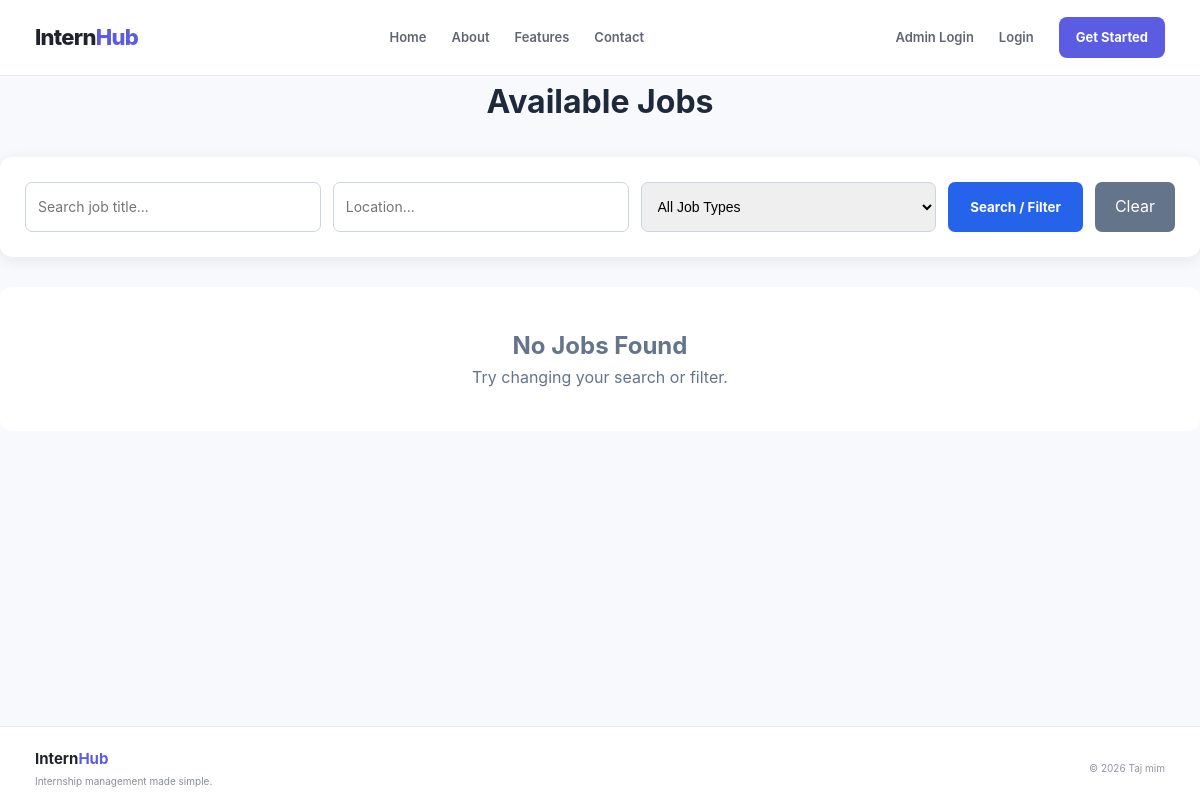
The app's page /jobs/, older data.
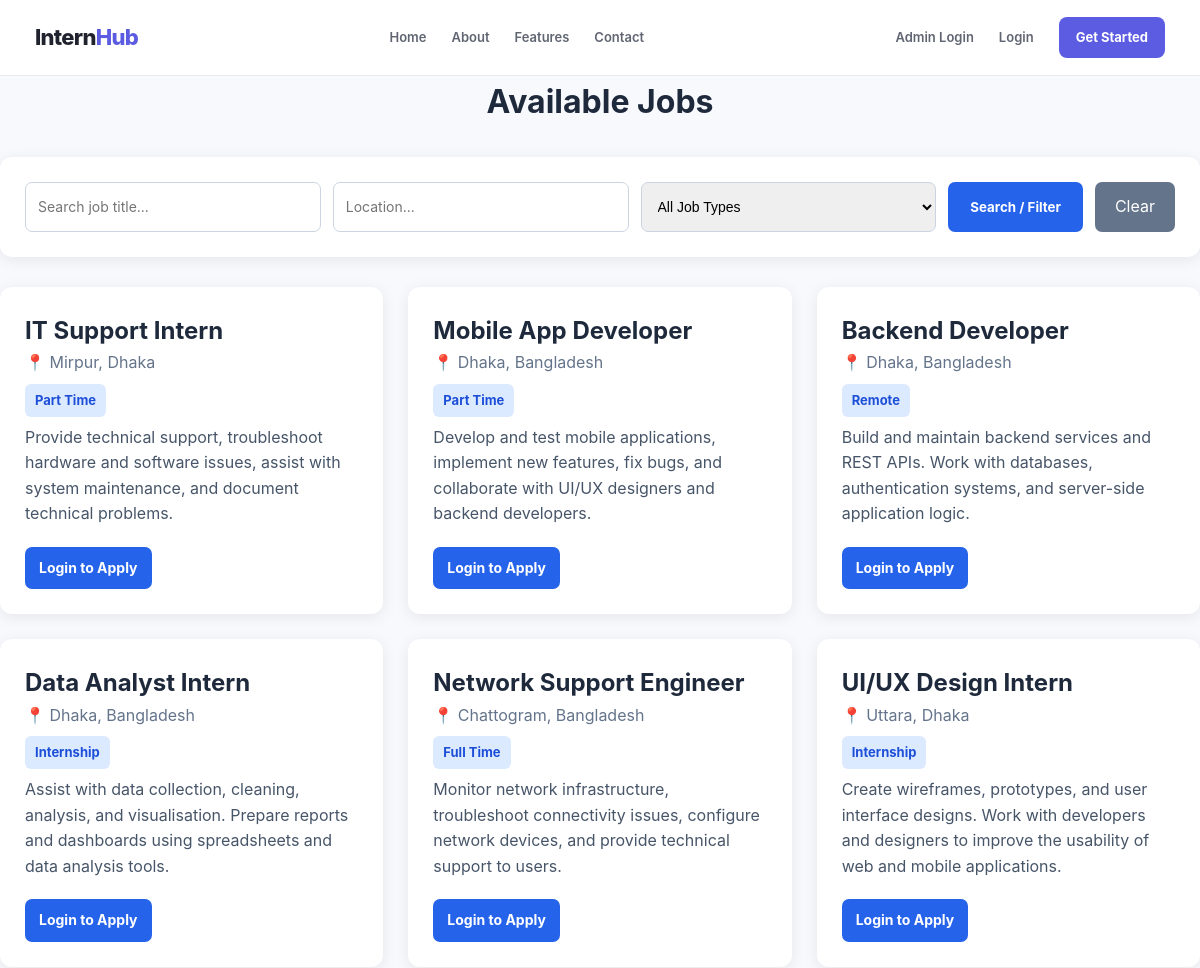
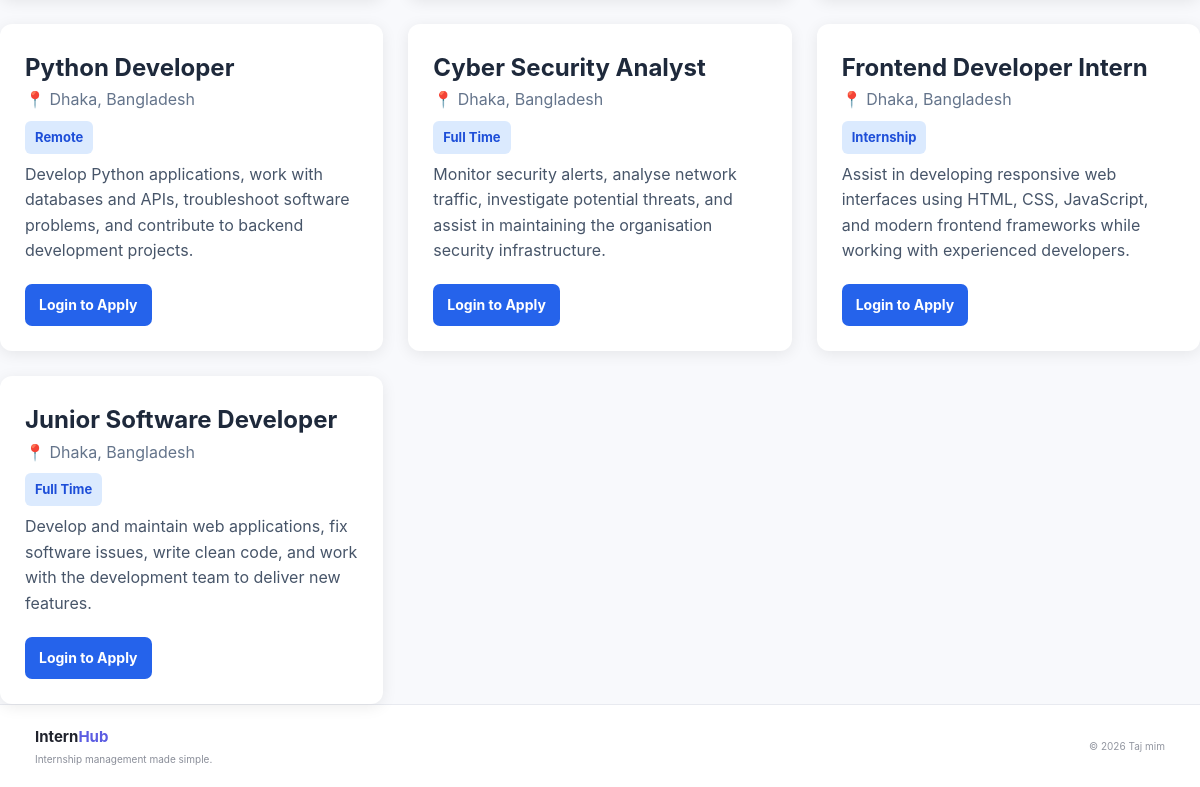
The same page, newer data (2 pictures, top to bottom).
### opportunity_portal/models.py (models this page shows, shortened)
class Job(models.Model):
    JOB_TYPE_CHOICES = (
        ('Full Time', 'Full Time'),
        ('Part Time', 'Part Time'),
        ('Internship', 'Internship'),
        ('Remote', 'Remote'),
    )
    title = models.CharField(max_length=200)
    organization = models.CharField(max_length=200)
    description = models.TextField()
    location = models.CharField(max_length=200)
    job_type = models.CharField(
        max_length=50,
        choices=JOB_TYPE_CHOICES
    )
    salary = models.CharField(
        max_length=100,
        blank=True
    )
    deadline = models.DateField()
    created_at = models.DateTimeField(
        auto_now_add=True
    )

### opportunity_portal/views.py (the view, shortened to what this page needs)
def job_list(request):
    jobs = Job.objects.all().order_by(
        '-created_at'
    )
    search = request.GET.get(
        'search',
        ''
    )
    location = request.GET.get(
        'location',
        ''
    )
    job_type = request.GET.get(
        'job_type',
        ''
    )
    if search:
        jobs = jobs.filter(
            Q(title__icontains=search) |
            Q(organization__icontains=search) |
            Q(description__icontains=search)
        )
    if location:
        jobs = jobs.filter(
            location__icontains=location
        )
    if job_type:
        jobs = jobs.filter(
            job_type=job_type
        )
    bookmarked_jobs = []
    return render(
        request,
        'opportunity_portal/job_list.html',
        {
            'jobs': jobs,
            'search': search,
            'location': location,
            'job_type': job_type,
            'bookmarked_jobs': bookmarked_jobs,
        }
    )

### opportunity_portal/templates/opportunity_portal/job_list.html (shortened to what this page needs)
{% extends 'accounts/base.html' %}
{% block content %}
<div class="page-container">
    <h1 class="page-title">
        Available Jobs
    </h1>
    <div class="filter-box">
        <form method="GET"
              class="filter-form">
            <input
                type="text"
                name="search"
                placeholder="Search job title..."
                value="{{ search }}"
            >
            <input
                type="text"
                name="location"
                placeholder="Location..."
                value="{{ location }}"
            >
            <select name="job_type">
                <option value="">
                    All Job Types
                </option>
            </select>
            <button
                type="submit"
                class="filter-btn">
                Search / Filter
            </button>
            <a
                href="{% url 'job_list' %}"
                class="clear-btn">
                Clear
            </a>
        </form>
    </div>
    {% if jobs %}
        <div class="job-grid">
            {% for job in jobs %}
                <div class="job-card">
                    <h2>
                        {{ job.title }}
                    </h2>
                    <p class="location">
                        📍 {{ job.location }}
                    </p>
                    <span class="job-type">
                        {{ job.job_type }}
                    </span>
                    <p class="description">
                        {{ job.description|truncatewords:30 }}
                    </p>
                    <div class="actions">
                        {% if user.is_authenticated %}
                            {% if user.userprofile.role == 'applicant' %}
                                <a
                                    href="{% url 'apply_job' job.id %}"
                                    class="action-btn apply-btn">
                                    Apply Now
                                </a>
                                <a
                                    href="{% url 'bookmark_job' job.id %}"
                                    class="action-btn bookmark-btn">
                                    {% if job.id in bookmarked_jobs %}
                                        ✓ Bookmarked
                                    {% else %}
                                        🔖 Bookmark
                                    {% endif %}
                                </a>
                            {% endif %}
                        {% else %}
                            <a
                                href="{% url 'login' %}?next={% url 'apply_job' job.id %}"
                                class="action-btn login-btn">
                                Login to Apply
                            </a>
                        {% endif %}
                    </div>
                </div>
            {% endfor %}
        </div>
    {% else %}
        <div class="empty">
            <h2>
                No Jobs Found
            </h2>
            <p>
                Try changing your search or filter.
            </p>
        </div>
    {% endif %}
</div>
{% endblock %}

### accounts/templates/accounts/base.html (shortened to what this page needs)
{% load static %}
<!DOCTYPE html>
<html lang="en">
<head>
    <link
        rel="stylesheet"
        href="{% static 'accounts/css/style.css' %}"
    >
</head>
<body>
<header class="navbar">
    <div class="navbar-container">
        <a
            href="{% url 'dashboard' %}"
            class="logo"
        >
            Intern<span>Hub</span>
        </a>
        <nav class="nav-links">
            <a href="{% url 'index' %}">
                Home
            </a>
            <a href="#about">
                About
            </a>
            <a href="#features">
                Features
            </a>
            <a href="#contact">
                Contact
            </a>
        </nav>
        {% if user.is_authenticated %}
            <nav class="nav-links">
                {% if user.role == "STUDENT" %}
                    <a href="{% url 'applicant_dashboard' %}">
                        Dashboard
                    </a>
                {% elif user.role == "COMPANY" %}
                    <a href="{% url 'company_dashboard' %}">
                        Dashboard
                    </a>
                {% elif user.role == "ADMIN" %}
                    <a href="{% url 'admin_dashboard' %}">
                        Dashboard
                    </a>
                {% endif %}
                <div class="nav-user">
                    <div class="nav-avatar">
                        {{ user.username|first|upper }}
                    </div>
                    <div class="nav-user-info">
                        <strong>
                            {{ user.username }}
                        </strong>
                        <span>
                            {{ user.role|title }}
                        </span>
                    </div>
                </div>
                <a
                    href="{% url 'logout' %}"
                    class="logout-button"
                >
                    Logout
                </a>
            </nav>
        {% else %}
            <nav class="nav-links">
                <a href="{% url 'login' %}?role=admin" class="admin-button">
                    Admin Login
                </a>
                <a href="{% url 'login' %}">
                    Login
                </a>
                <a
                    href="{% url 'register' %}"
                    class="nav-button"
                >
                    Get Started
                </a>
            </nav>
        {% endif %}
    </div>
</header>
<main>
    {% block content %}
    {% endblock %}
</main>
<footer class="footer">
    <div class="footer-container">
        <div>
            <h3>
                Intern<span>Hub</span>
            </h3>
            <p>
                Internship management made simple.
            </p>
        </div>
        <div class="footer-right">
            {% block footer_message %}
                © 2026 Taj mim
            {% endblock %}
        </div>
    </div>
</footer>
</body>
</html>

### static/accounts/css/style.css (style rules this page uses)
* { margin: 0; padding: 0; box-sizing: border-box; }
html { scroll-behavior: smooth; }
body { font-family: Inter, -apple-system, BlinkMacSystemFont, "Segoe UI", sans-serif; background: #f8f9fc; color: #20232d; line-height: 1.6; }
a { text-decoration: none; color: inherit; }
button, input { font-family: inherit; }
.navbar { width: 100%; height: 76px; background: #ffffff; border-bottom: 1px solid #e8eaf0; position: relative; z-index: 100; }
.navbar-container { width: 100%; max-width: 1180px; height: 100%; margin: 0 auto; padding: 0 25px; display: flex; align-items: center; justify-content: space-between; }
.logo { font-size: 22px; font-weight: 800; letter-spacing: -0.7px; color: #20232d; }
.logo span { color: #5b5ce2; }
.nav-links { display: flex; align-items: center; gap: 25px; }
.nav-links > a:not(.nav-button):not(.logout-button) { color: #606572; font-size: 13px; font-weight: 600; transition: 0.2s ease; }
.nav-button { padding: 10px 17px; border-radius: 8px; background: #5b5ce2; color: #ffffff !important; font-size: 13px; font-weight: 700; transition: all 0.2s ease; }
main { min-height: calc(100vh - 150px); }
.footer { width: 100%; background: #ffffff; border-top: 1px solid #e8eaf0; }
.footer-container { max-width: 1180px; min-height: 75px; margin: 0 auto; padding: 20px 25px; display: flex; align-items: center; justify-content: space-between; }
.footer h3 { color: #20232d; font-size: 15px; }
.footer h3 span { color: #5b5ce2; }
.footer p { margin-top: 2px; color: #8a8e99; font-size: 10px; }
.footer-right { color: #9296a0; font-size: 10px; }

### opportunity_portal/templates/opportunity_portal/job_list.html (style rules this page uses)
.page-container { max-width: 1200px; margin: auto; }
.page-title { text-align: center; margin-bottom: 30px; color: #1e293b; }
.filter-box { background: white; padding: 25px; border-radius: 12px; margin-bottom: 30px; box-shadow: 0 3px 15px rgba(0,0,0,0.08); }
.filter-form { display: flex; gap: 12px; flex-wrap: wrap; }
.filter-form input, .filter-form select { flex: 1; min-width: 180px; padding: 12px; border: 1px solid #cbd5e1; border-radius: 7px; font-size: 14px; }
.filter-btn { background: #2563eb; color: white; border: none; padding: 12px 22px; border-radius: 7px; cursor: pointer; font-weight: bold; }
.clear-btn { background: #64748b; color: white; text-decoration: none; padding: 12px 20px; border-radius: 7px; }
.job-grid { display: grid; grid-template-columns: repeat(auto-fit, minmax(300px, 1fr)); gap: 25px; }
.job-card { background: white; padding: 25px; border-radius: 12px; box-shadow: 0 3px 15px rgba(0,0,0,0.08); transition: 0.2s; }
.job-card h2 { margin-top: 0; color: #1e293b; }
.location { color: #64748b; }
.job-type { display: inline-block; background: #dbeafe; color: #1d4ed8; padding: 6px 10px; border-radius: 6px; margin: 8px 0; font-size: 13px; font-weight: bold; }
.description { color: #475569; line-height: 1.6; }
.actions { margin-top: 20px; display: flex; gap: 8px; flex-wrap: wrap; }
.action-btn { display: inline-block; text-decoration: none; padding: 10px 14px; border-radius: 7px; font-size: 14px; font-weight: bold; }
.login-btn { background: #2563eb; color: white; }

Row changes from the older to the newer data that the page shows:
added Job: title "IT Support Intern", location "Mirpur, Dhaka", job_type "Part Time", description "Provide technical support, troubleshoot hardware and software issues, assist with system maintenance, and document technical problems."
added Job: title "Mobile App Developer", location "Dhaka, Bangladesh", job_type "Part Time", description "Develop and test mobile applications, implement new features, fix bugs, and collaborate with UI/UX designers and backend developers."
added Job: title "Backend Developer", location "Dhaka, Bangladesh", job_type "Remote", description "Build and maintain backend services and REST APIs. Work with databases, authentication systems, and server-side application logic."
added Job: title "Data Analyst Intern", location "Dhaka, Bangladesh", job_type "Internship", description "Assist with data collection, cleaning, analysis, and visualisation. Prepare reports and dashboards using spreadsheets and data analysis tools."
added Job: title "Network Support Engineer", location "Chattogram, Bangladesh", job_type "Full Time", description "Monitor network infrastructure, troubleshoot connectivity issues, configure network devices, and provide technical support to users."
added Job: title "UI/UX Design Intern", location "Uttara, Dhaka", job_type "Internship", description "Create wireframes, prototypes, and user interface designs. Work with developers and designers to improve the usability of web and mobile applications."
added Job: title "Python Developer", location "Dhaka, Bangladesh", job_type "Remote", description "Develop Python applications, work with databases and APIs, troubleshoot software problems, and contribute to backend development projects."
added Job: title "Cyber Security Analyst", location "Dhaka, Bangladesh", job_type "Full Time", description "Monitor security alerts, analyse network traffic, investigate potential threats, and assist in maintaining the organisation security infrastructure."
added Job: title "Frontend Developer Intern", location "Dhaka, Bangladesh", job_type "Internship", description "Assist in developing responsive web interfaces using HTML, CSS, JavaScript, and modern frontend frameworks while working with experienced developers."
added Job: title "Junior Software Developer", location "Dhaka, Bangladesh", job_type "Full Time", description "Develop and maintain web applications, fix software issues, write clean code, and work with the development team to deliver new features."
Text that changed along with them:
text no longer shown: "No Jobs Found Try changing your search or filter."
